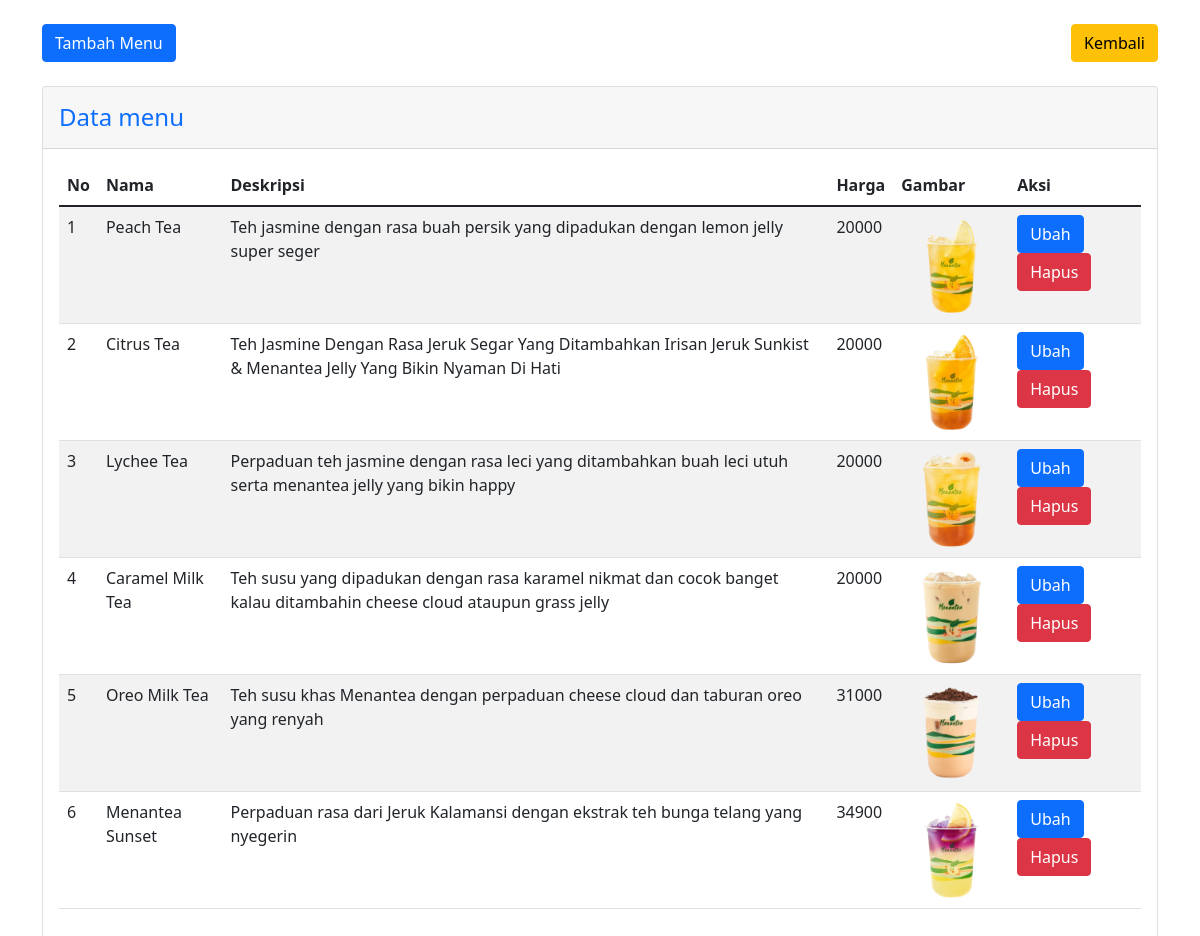
The app's page /admin.php with its own data.
### tables this page shows
CREATE TABLE `menu` (
  `id` int NOT NULL,
  `nama` varchar(64) NOT NULL,
  `deskripsi` varchar(128) NOT NULL,
  `harga` int NOT NULL,
  `gambar` varchar(128) DEFAULT NULL
);

### functions.php (called while the page is built, shortened)
<?php
$conn = mysqli_connect("localhost", "root", "", "menantea");
function query($query_kedua)
{
    global $conn;
    $result = mysqli_query($conn, $query_kedua);
    $rows = [];
    while ($row = mysqli_fetch_assoc($result)) {
        $rows[] = $row;
    }
    return $rows;
}

### admin.php (the view, shortened to what this page needs)
<?php
require 'functions.php';
$menu = query("SELECT * FROM menu")
?>
<!DOCTYPE html>
<html lang="en">
<head>
    <link href="https://cdn.jsdelivr.net/npm/bootstrap@5.1.3/dist/css/bootstrap.min.css" rel="stylesheet">
</head>
<body>
    <div class="container-sm">
        <br>
        <div class="row">
            <div class="col">
                <div class="col text-start">
                    <a class="btn btn-primary" href="tambah_data.php">Tambah Menu</a>
                </div>
            </div>
            <div class="col">
                <div class="col text-end">
                    <a class="btn btn-warning" href="index.php">Kembali</a>
                </div>
            </div>
        </div>
        <br>
        <div class="card">
            <div class="card-header py-3">
                <h4 class="m-0 font-weight-bold text-primary">Data menu</h4>
            </div>
            <div class="card-body">
                <table class="table table-striped">
                    <thead>
                        <tr>
                            <th scope="col">No</th>
                            <th scope="col">Nama</th>
                            <th scope="col">Deskripsi</th>
                            <th scope="col">Harga</th>
                            <th scope="col">Gambar</th>
                            <th scope="col">Aksi</th>
                        </tr>
                    </thead>
                    <tbody>
                        <?php $i = 1; ?>
                        <?php foreach ($menu as $row) : ?>
                            <tr>
                                <td><?= $i; ?></td>
                                <td><?= $row["nama"]; ?></td>
                                <td><?= $row["deskripsi"]; ?></td>
                                <td><?= $row["harga"]; ?></td>
                                <td><img src="menu/<?php echo $row["gambar"]; ?>" height="100" width="100"></td>
                                <td>
                                    <a class="btn btn-primary" href="edit.php?id=<?php echo $row["id"]; ?>">Ubah</a>
                                    <a class="btn btn-danger" href="hapus.php?id=<?php echo $row["id"]; ?>" onclick="return confirm('Apakah data ini akan dihapus')">Hapus</a>
                                </td>
                            </tr>
                            <?php $i++ ?>
                        <?php endforeach; ?>
                    </tbody>
                </table>
            </div>
        </div>
    </div>
</body>
</html>

### records on screen
menu: nama "Peach Tea", deskripsi "Teh jasmine dengan rasa buah persik yang dipadukan dengan lemon jelly super seger", harga "20000", gambar (picture)
menu: nama "Citrus Tea", deskripsi "Teh Jasmine Dengan Rasa Jeruk Segar Yang Ditambahkan Irisan Jeruk Sunkist & Menantea Jelly Yang Bikin Nyaman Di Hati", harga "20000", gambar (picture)
menu: nama "Lychee Tea", deskripsi "Perpaduan teh jasmine dengan rasa leci yang ditambahkan buah leci utuh serta menantea jelly yang bikin happy", harga "20000", gambar (picture)
menu: nama "Caramel Milk Tea", deskripsi "Teh susu yang dipadukan dengan rasa karamel nikmat dan cocok banget kalau ditambahin cheese cloud ataupun grass jelly", harga "20000", gambar (picture)
menu: nama "Oreo Milk Tea", deskripsi "Teh susu khas Menantea dengan perpaduan cheese cloud dan taburan oreo yang renyah", harga "31000", gambar (picture)
menu: nama "Menantea Sunset", deskripsi "Perpaduan rasa dari Jeruk Kalamansi dengan ekstrak teh bunga telang yang nyegerin", harga "34900", gambar (picture)
